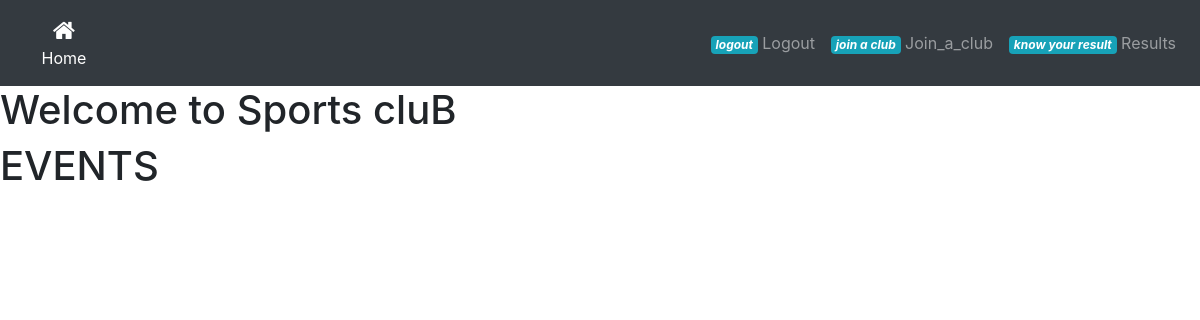
The page /sportsclub on the database as committed earlier.
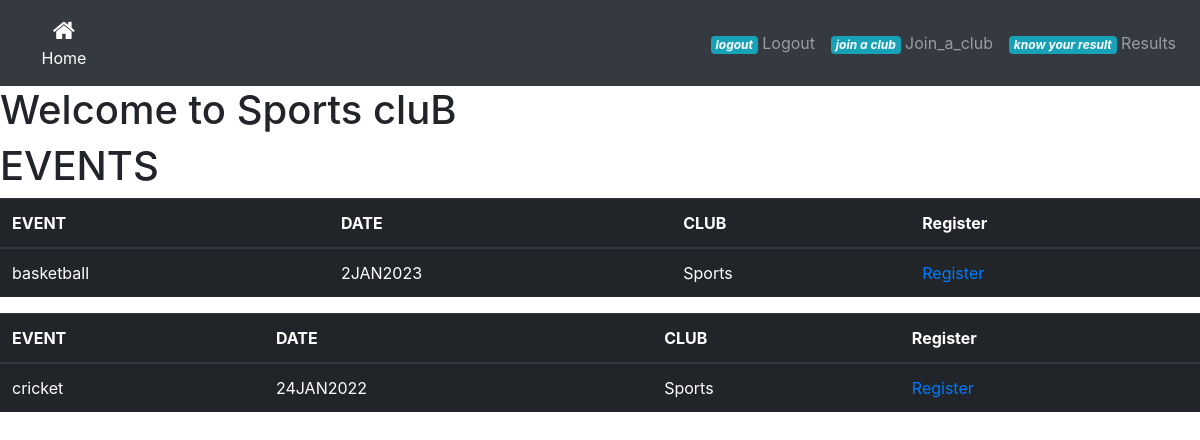
The same page on the database as committed later.
### app.py (models this page shows, shortened)
class Event(db.Model,UserMixin):
    id=db.Column(db.Integer,primary_key=True)
    event_name=db.Column(db.String(50),nullable=False ,unique=True)
    date_created=db.Column(db.String(100))
    club_name=db.Column(db.String(100),nullable=False)

### app.py (the view)
@login_required
@app.route('/sportsclub')
def sportsclub():
    event_info=Event.query
    list=[]
    for i in event_info:
        if i.club_name=='Sports':
            list.append(i)
    return render_template('sportsclub.html',list=list)

### templates/sportsclub.html (shortened to what this page needs)
<!DOCTYPE html>
<html lang="en">
<head>
    <link rel="stylesheet" href="../static/css/navbar.css">
</head>
<body>
    <link href="//maxcdn.bootstrapcdn.com/bootstrap/4.1.1/css/bootstrap.min.css" rel="stylesheet" id="bootstrap-css">
<nav class="navbar navbar-icon-top navbar-expand-lg navbar-dark bg-dark">
  <div class="collapse navbar-collapse" id="navbarSupportedContent">
    <ul class="navbar-nav mr-auto">
      <li class="nav-item active">
        <a class="nav-link" href="{{url_for('dashboard')}}">
          <i class="fa fa-home"></i>
          Home
          </a>
      </li>
    </ul>
    <ul class="navbar-nav ">
      <li class="nav-item">
        <a class="nav-link" href="{{url_for('logout')}}">
          <i class="logout">
            <span class="badge badge-info">logout</span>
          </i>
          Logout
        </a>
      </li>
    </ul> <ul class="navbar-nav ">
      <li class="nav-item">
        <a class="nav-link" href="{{url_for('join_a_club',username=stu_name)}}">
          <i class="Club">
            <span class="badge badge-info">join a club</span>
          </i>
          Join_a_club
        </a>
      </li>
    </ul>
    <ul class="navbar-nav ">
      <li class="nav-item">
        <a class="nav-link" href="{{url_for('resultevent')}}">
          <i class="result">
            <span class="badge badge-info">know your result</span>
          </i>
          Results
        </a>
      </li>
    </ul>
  </div>
</nav>
    <h1>Welcome to Sports cluB</h1>
    <h1>EVENTS</h1>
    {% for i in list %}
    <table class="table table-dark">
      <thead>
        <tr>
          <th>EVENT</th>
          <th>DATE</th>
          <th>CLUB</th>
          <th>Register</th>
        </tr>
      </thead>
      <tbody>
        <tr>
          <td>{{i.event_name}}</td>
          <td>{{i.date_created}}</td>
          <td>{{i.club_name}}</td>
          <td><a href="{{url_for('participant',event_name=i.event_name)}}">Register</a></td>
    </table>
  {% endfor %}
</body>
</html>

Rows that differ between the two databases and show on the page:
added Event: event_name "basketball", date_created "2JAN2023", club_name "Sports"
added Event: event_name "cricket", date_created "24JAN2022", club_name "Sports"
